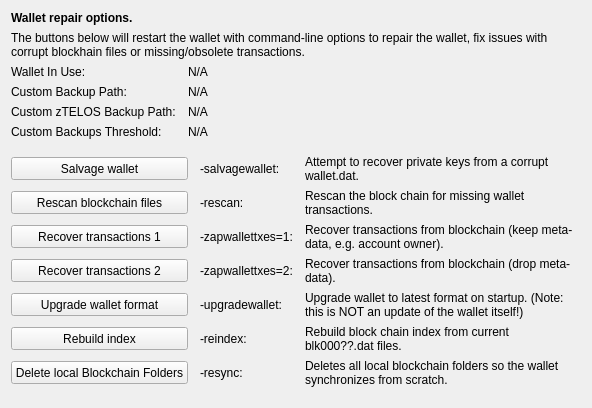
     <widget class="QWidget" name="tab_repair">
      <attribute name="title">
       <string>&amp;Wallet Repair</string>
      </attribute>
      <layout class="QGridLayout" name="gridLayout_4" columnstretch="0,0,0,0">
       <property name="horizontalSpacing">
        <number>12</number>
       </property>
       <item row="0" column="0" colspan="4">
        <widget class="QLabel" name="label_repair_header">
         <property name="font">
          <font>
           <weight>75</weight>
           <bold>true</bold>
          </font>
         </property>
         <property name="text">
          <string>Wallet repair options.</string>
         </property>
        </widget>
       </item>
       <item row="1" column="0" colspan="4">
        <widget class="QLabel" name="label_repair_helptext">
         <property name="font">
          <font>
           <weight>50</weight>
           <bold>false</bold>
          </font>
         </property>
         <property name="text">
          <string>The buttons below will restart the wallet with command-line options to repair the wallet, fix issues with corrupt blockhain files or missing/obsolete transactions.</string>
         </property>
         <property name="wordWrap">
          <bool>true</bool>
         </property>
        </widget>
       </item>
       <item row="2" column="0">
        <widget class="QLabel" name="wallet_path_label">
         <property name="text">
          <string>Wallet In Use:</string>
         </property>
        </widget>
       </item>
       <item row="2" column="1" colspan="3">
        <widget class="QLabel" name="wallet_path">
         <property name="cursor">
          <cursorShape>IBeamCursor</cursorShape>
         </property>
         <property name="text">
          <string>N/A</string>
         </property>
         <property name="textFormat">
          <enum>Qt::PlainText</enum>
         </property>
         <property name="textInteractionFlags">
          <set>Qt::LinksAccessibleByMouse|Qt::TextSelectableByKeyboard|Qt::TextSelectableByMouse</set>
         </property>
        </widget>
       </item>
       <item row="3" column="0">
        <widget class="QLabel" name="wallet_custombackuppath_label">
         <property name="visible">
          <bool>false</bool>
         </property>
         <property name="text">
          <string>Custom Backup Path:</string>
         </property>
        </widget>
       </item>
       <item row="3" column="1" colspan="3">
        <widget class="QLabel" name="wallet_custombackuppath">
         <property name="cursor">
          <cursorShape>IBeamCursor</cursorShape>
         </property>
         <property name="visible">
          <bool>false</bool>
         </property>
         <property name="text">
          <string>N/A</string>
         </property>
         <property name="textFormat">
          <enum>Qt::PlainText</enum>
         </property>
         <property name="textInteractionFlags">
          <set>Qt::LinksAccessibleByMouse|Qt::TextSelectableByKeyboard|Qt::TextSelectableByMouse</set>
         </property>
        </widget>
       </item>
       <item row="4" column="0">
        <widget class="QLabel" name="wallet_customztelosbackuppath_label">
         <property name="visible">
          <bool>false</bool>
         </property>
         <property name="text">
          <string>Custom zTELOS Backup Path:</string>
         </property>
        </widget>
       </item>
       <item row="4" column="1" colspan="3">
        <widget class="QLabel" name="wallet_customztelosbackuppath">
         <property name="cursor">
          <cursorShape>IBeamCursor</cursorShape>
         </property>
         <property name="visible">
          <bool>false</bool>
         </property>
         <property name="text">
          <string>N/A</string>
         </property>
         <property name="textFormat">
          <enum>Qt::PlainText</enum>
         </property>
         <property name="textInteractionFlags">
          <set>Qt::LinksAccessibleByMouse|Qt::TextSelectableByKeyboard|Qt::TextSelectableByMouse</set>
         </property>
        </widget>
       </item>
       <item row="5" column="0">
        <widget class="QLabel" name="wallet_custombackupthreshold_label">
         <property name="visible">
          <bool>false</bool>
         </property>
         <property name="text">
          <string>Custom Backups Threshold:</string>
         </property>
        </widget>
       </item>
       <item row="5" column="1" colspan="3">
        <widget class="QLabel" name="wallet_custombackupthreshold">
         <property name="cursor">
          <cursorShape>IBeamCursor</cursorShape>
         </property>
         <property name="visible">
          <bool>false</bool>
         </property>
         <property name="text">
          <string>N/A</string>
         </property>
         <property name="textFormat">
          <enum>Qt::PlainText</enum>
         </property>
         <property name="textInteractionFlags">
          <set>Qt::LinksAccessibleByMouse|Qt::TextSelectableByKeyboard|Qt::TextSelectableByMouse</set>
         </property>
        </widget>
       </item>
       <item row="6" column="0">
        <spacer name="verticalSpacer_repair1">
         <property name="orientation">
          <enum>Qt::Vertical</enum>
         </property>
         <property name="sizeHint" stdset="0">
          <size>
           <width>10</width>
           <height>10</height>
          </size>
         </property>
        </spacer>
       </item>
       <item row="7" column="0" colspan="2">
        <widget class="QPushButton" name="btn_salvagewallet">
         <property name="minimumSize">
          <size>
           <width>100</width>
           <height>23</height>
          </size>
         </property>
         <property name="text">
          <string>Salvage wallet</string>
         </property>
        </widget>
       </item>
       <item row="7" column="2">
        <widget class="QLabel" name="label_repair_salvage_command">
         <property name="text">
          <string notr="true">-salvagewallet:</string>
         </property>
        </widget>
       </item>
       <item row="7" column="3">
        <widget class="QLabel" name="label_repair_salvage">
         <property name="text">
          <string>Attempt to recover private keys from a corrupt wallet.dat.</string>
         </property>
         <property name="wordWrap">
          <bool>true</bool>
         </property>
        </widget>
       </item>
       <item row="8" column="0" colspan="2">
        <widget class="QPushButton" name="btn_rescan">
         <property name="minimumSize">
          <size>
           <width>100</width>
           <height>23</height>
          </size>
         </property>
         <property name="text">
          <string>Rescan blockchain files</string>
         </property>
        </widget>
       </item>
       <item row="8" column="2">
        <widget class="QLabel" name="label_repair_rescan_command">
         <property name="text">
          <string notr="true">-rescan:</string>
         </property>
        </widget>
       </item>
       <item row="8" column="3">
        <widget class="QLabel" name="label_repair_rescan">
         <property name="text">
          <string>Rescan the block chain for missing wallet transactions.</string>
         </property>
         <property name="wordWrap">
          <bool>true</bool>
         </property>
        </widget>
       </item>
       <item row="9" column="0" colspan="2">
        <widget class="QPushButton" name="btn_zapwallettxes1">
         <property name="minimumSize">
          <size>
           <width>100</width>
           <height>23</height>
          </size>
         </property>
         <property name="text">
          <string>Recover transactions 1</string>
         </property>
        </widget>
       </item>
       <item row="9" column="2">
        <widget class="QLabel" name="label_repair_zap1_command">
         <property name="text">
          <string notr="true">-zapwallettxes=1:</string>
         </property>
        </widget>
       </item>
       <item row="9" column="3">
        <widget class="QLabel" name="label_repair_zap1">
         <property name="text">
          <string>Recover transactions from blockchain (keep meta-data, e.g. account owner).</string>
         </property>
         <property name="wordWrap">
          <bool>true</bool>
         </property>
        </widget>
       </item>
       <item row="10" column="0" colspan="2">
        <widget class="QPushButton" name="btn_zapwallettxes2">
         <property name="minimumSize">
          <size>
           <width>100</width>
           <height>23</height>
          </size>
         </property>
         <property name="text">
          <string>Recover transactions 2</string>
         </property>
        </widget>
       </item>
       <item row="10" column="2">
        <widget class="QLabel" name="label_repair_zap2_command">
         <property name="text">
          <string notr="true">-zapwallettxes=2:</string>
         </property>
        </widget>
       </item>
       <item row="10" column="3">
        <widget class="QLabel" name="label_repair_zap2">
         <property name="text">
          <string>Recover transactions from blockchain (drop meta-data).</string>
         </property>
         <property name="wordWrap">
          <bool>true</bool>
         </property>
        </widget>
       </item>
       <item row="11" column="0" colspan="2">
        <widget class="QPushButton" name="btn_upgradewallet">
         <property name="minimumSize">
          <size>
           <width>100</width>
           <height>23</height>
          </size>
         </property>
         <property name="text">
          <string>Upgrade wallet format</string>
         </property>
        </widget>
       </item>
       <item row="11" column="2">
        <widget class="QLabel" name="label_repair_upgrade_command">
         <property name="text">
          <string notr="true">-upgradewallet:</string>
         </property>
        </widget>
       </item>
       <item row="11" column="3">
        <widget class="QLabel" name="label_repair_upgrade">
         <property name="text">
          <string>Upgrade wallet to latest format on startup. (Note: this is NOT an update of the wallet itself!)</string>
         </property>
         <property name="wordWrap">
          <bool>true</bool>
         </property>
        </widget>
       </item>
       <item row="12" column="0" colspan="2">
        <widget class="QPushButton" name="btn_reindex">
         <property name="minimumSize">
          <size>
           <width>100</width>
           <height>23</height>
          </size>
         </property>
         <property name="text">
          <string>Rebuild index</string>
         </property>
        </widget>
       </item>
       <item row="12" column="2">
        <widget class="QLabel" name="label_repair_reindex_command">
         <property name="text">
          <string notr="true">-reindex:</string>
         </property>
        </widget>
       </item>
       <item row="12" column="3">
        <widget class="QLabel" name="label_repair_reindex">
         <property name="text">
          <string>Rebuild block chain index from current blk000??.dat files.</string>
         </property>
         <property name="wordWrap">
          <bool>true</bool>
         </property>
        </widget>
       </item>
       <item row="13" column="0" colspan="2">
        <widget class="QPushButton" name="btn_resync">
         <property name="minimumSize">
          <size>
           <width>100</width>
           <height>23</height>
          </size>
         </property>
         <property name="text">
          <string>Delete local Blockchain Folders</string>
         </property>
        </widget>
       </item>
       <item row="13" column="2">
        <widget class="QLabel" name="label_repair_resync_command">
         <property name="text">
          <string>-resync:</string>
         </property>
        </widget>
       </item>
       <item row="13" column="3">
        <widget class="QLabel" name="label_repair_resync">
         <property name="text">
          <string>Deletes all local blockchain folders so the wallet synchronizes from scratch.</string>
         </property>
         <property name="wordWrap">
          <bool>true</bool>
         </property>
        </widget>
       </item>
       <item row="14" column="0">
        <spacer name="verticalSpacer_repair2">
         <property name="orientation">
          <enum>Qt::Vertical</enum>
         </property>
         <property name="sizeHint" stdset="0">
          <size>
           <width>20</width>
           <height>10</height>
          </size>
         </property>
        </spacer>
       </item>
      </layout>
     </widget>
